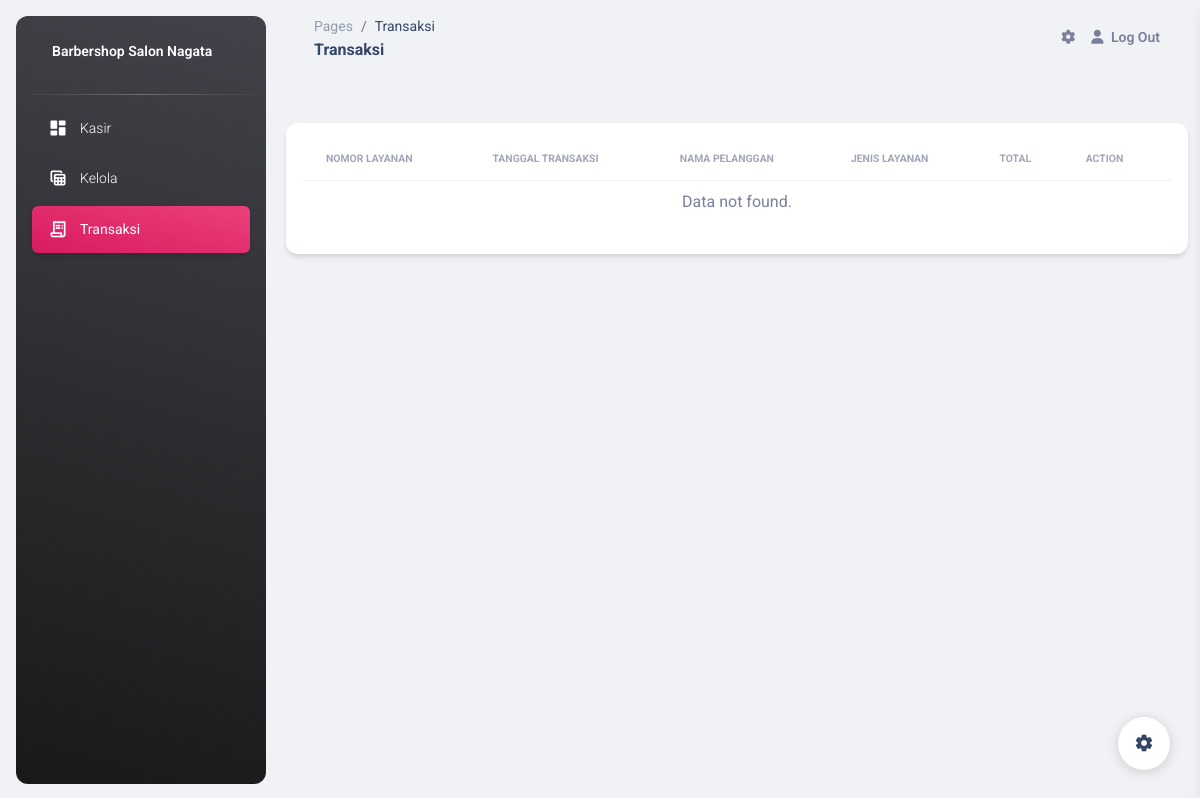
Page /pages/transaksi.php (signed in) on the earlier database version.
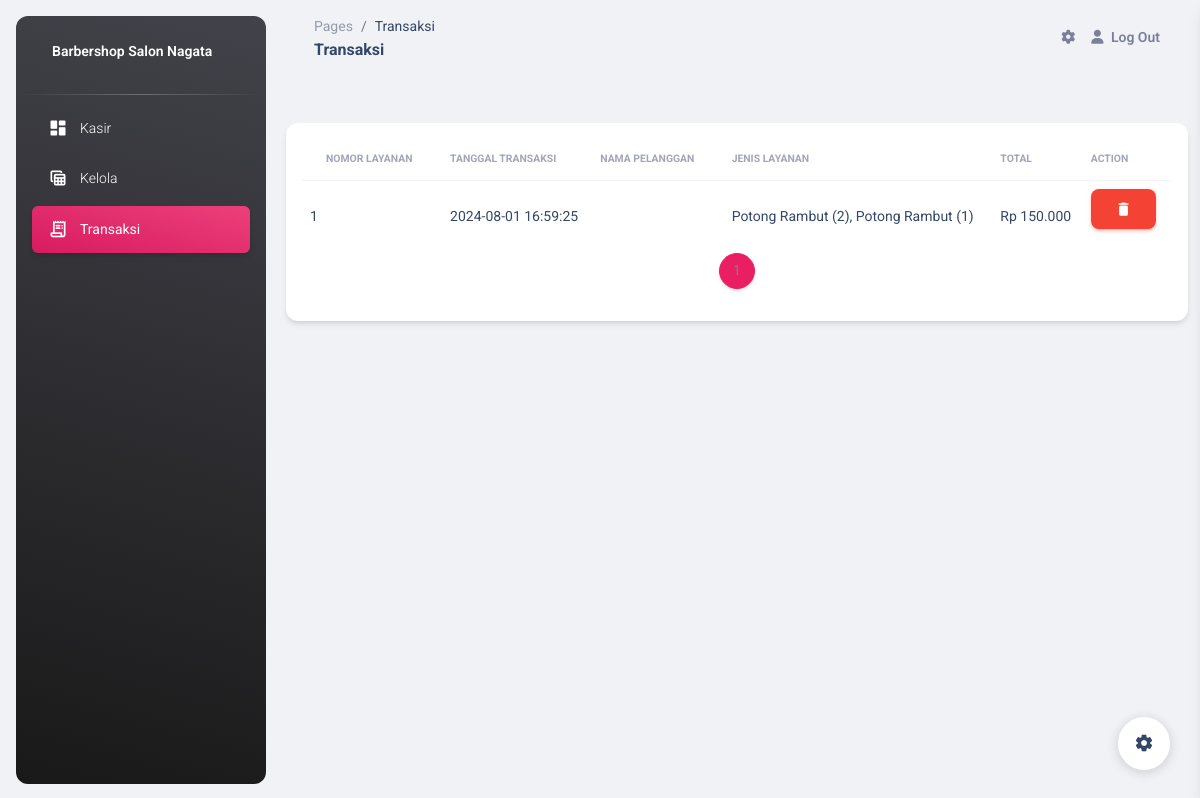
Same page on the later database version.
### tables this page shows
CREATE TABLE `transaksi` (
  `id_transaksi` int(11) NOT NULL,
  `nama_pelanggan` varchar(25) NOT NULL,
  `tanggal_transaksi` varchar(25) NOT NULL,
  `total` int(11) NOT NULL
);

### pages/transaksi.php (the view, shortened to what this page needs)
<?php
if (isset($_SESSION['id']) && isset($_SESSION['user_name'])) {
  include('connection/db_conn.php');
  $sql = "SELECT COUNT(DISTINCT id_transaksi) AS total_pelanggan FROM transaksi";
  $result = $conn->query($sql);
} else {
  header("Location: index.php");
  exit();
}
?>
<!DOCTYPE html>
<html lang="en">
<head>
  <link href="../resources/css/nucleo-icons.css" rel="stylesheet" />
  <link href="../resources/css/nucleo-svg.css" rel="stylesheet" />
  <link id="pagestyle" href="../resources/css/material-dashboard.css?v=3.1.0" rel="stylesheet" />
</head>
<body class="g-sidenav-show  bg-gray-200">
  <aside class="sidenav navbar navbar-vertical navbar-expand-xs border-0 border-radius-xl my-3 fixed-start ms-3   bg-gradient-dark" id="sidenav-main">
    <div class="sidenav-header">
      <a class="navbar-brand m-0" href=" https://demos.creative-tim.com/material-dashboard/pages/dashboard " target="_blank">
        <span class="ms-1 font-weight-bold text-white te-center">Barbershop Salon Nagata</span>
      </a>
    </div>
    <hr class="horizontal light mt-0 mb-2">
    <div class="collapse navbar-collapse  w-auto " id="sidenav-collapse-main">
      <ul class="navbar-nav">
        <li class="nav-item">
          <a class="nav-link text-white " href="../pages/kasir.php">
            <div class="text-white text-center me-2 d-flex align-items-center justify-content-center">
              <i class="material-icons opacity-10">dashboard</i>
            </div>
            <span class="nav-link-text ms-1">Kasir</span>
          </a>
        </li>
        <li class="nav-item">
          <a class="nav-link text-white" href="../pages/kelola.php">
            <div class="text-white text-center me-2 d-flex align-items-center justify-content-center">
              <i class="material-icons opacity-10">table_view</i>
            </div>
            <span class="nav-link-text ms-1">Kelola</span>
          </a>
        </li>
        <li class="nav-item">
          <a class="nav-link text-white active bg-gradient-primary" href="#">
            <div class="text-white text-center me-2 d-flex align-items-center justify-content-center">
              <i class="material-icons opacity-10">receipt_long</i>
            </div>
            <span class="nav-link-text ms-1">Transaksi</span>
          </a>
        </li>
      </ul>
    </div>
  </aside>
  <main class="main-content position-relative max-height-vh-100 h-100 border-radius-lg ">
    <nav class="navbar navbar-main navbar-expand-lg px-0 mx-4 shadow-none border-radius-xl" id="navbarBlur" data-scroll="true">
      <div class="container-fluid py-1 px-3">
        <nav aria-label="breadcrumb">
          <ol class="breadcrumb bg-transparent mb-0 pb-0 pt-1 px-0 me-sm-6 me-5">
            <li class="breadcrumb-item text-sm"><a class="opacity-5 text-dark" href="javascript:;">Pages</a></li>
            <li class="breadcrumb-item text-sm text-dark active" aria-current="page">Transaksi</li>
          </ol>
          <h6 class="font-weight-bolder mb-0">Transaksi</h6>
        </nav>
        <div class="collapse navbar-collapse mt-sm-0 mt-2 me-md-0 me-sm-4" id="navbar">
          <ul class="navbar-nav  justify-content-end">
            <li class="nav-item px-3 d-flex align-items-center">
              <a href="javascript:;" class="nav-link text-body p-0">
                <i class="fa fa-cog fixed-plugin-button-nav cursor-pointer"></i>
              </a>
            </li>
            <li class="nav-item d-flex align-items-center">
              <a href="backend/logout.php" class="nav-link text-body font-weight-bold px-0">
                <i class="fa fa-user me-sm-1"></i>
                <span class="d-sm-inline d-none">Log Out</span>
              </a>
            </li>
          </ul>
        </div>
      </div>
    </nav>
    <div class="container-fluid py-4">
    <div class="row ">
    <div class="mt-4" >
          <div class="card p-3" >
            <div class="table-responsive">
              <table class="table align-items-center mb-0">
              <thead>
        <tr>
          <th class="text-uppercase text-secondary text-xxs font-weight-bolder opacity-7">Nomor Layanan</th>
          <th class="text-uppercase text-secondary text-xxs font-weight-bolder opacity-7 ps-2">Tanggal Transaksi</th>
          <th class="text-uppercase text-secondary text-xxs font-weight-bolder opacity-7 ps-2">Nama  Pelanggan</th>
          <th class="text-uppercase text-secondary text-xxs font-weight-bolder opacity-7 ps-2">Jenis Layanan</th>
          <th class="text-uppercase text-secondary text-xxs font-weight-bolder opacity-7 ps-2">Total</th>
          <th class="text-uppercase text-secondary text-xxs font-weight-bolder opacity-7 ps-2">Action</th>
        </tr>
      </thead>
      <tbody>
    <?php
    include('connection/db_conn.php');
    $no = 1;
    $limit = 10;
    $page = isset($_GET['page']) ? $_GET['page']  : 1;
    $start = ($page - 1) * $limit;
    $query = "SELECT transaksi.id_transaksi, transaksi.tanggal_transaksi, transaksi.nama_pelanggan, transaksi.total,
                     GROUP_CONCAT(CONCAT(detail_transaksi.nama_layanan, ' (', detail_transaksi.jumlah, ')') SEPARATOR ', ') as layanan
              FROM transaksi
              LEFT JOIN detail_transaksi ON transaksi.id_transaksi = detail_transaksi.transaksi_id
              GROUP BY transaksi.id_transaksi
              LIMIT $start, $limit";
    $result = $conn->query($query);
    if ($result->num_rows > 0) {
        while ($row = $result->fetch_assoc()) {
            echo ("
            <tr>
                <td>
                    <div class=''>
                        <h6 class='text-sm font-weight-normal mb-0'>{$no}</h6>
                    </div>
                </td>
                <td>
                    <div class=''>
                        <h6 class='text-sm font-weight-normal mb-0'>{$row['tanggal_transaksi']}</h6>
                    </div>
                </td>
                <td>
                    <div class=''>
                        <h6 class='text-sm font-weight-normal mb-0'>{$row['nama_pelanggan']}</h6>
                    </div>
                </td>
                <td>
                    <div class=''>
                        <h6 class='text-sm font-weight-normal mb-0'>{$row['layanan']}</h6>
                    </div>
                </td>
                <td>
                    <div class=''>
                        <h6 class='text-sm font-weight-normal mb-0'>Rp " . number_format($row['total'], 0, ',', '.') . "</h6>
                    </div>
                </td>
                <td class='text-sm'>
                    <div class='col d-flex'>
                        <form action='backend/proses_delete_transaksi.php' class='me-1' method='get'>
                            <input type='hidden' name='id_transaksi' value='{$row['id_transaksi']}'>
                            <button class='btn btn-danger' type='submit'><i class='material-icons'>delete</i></button>
                        </form>
                    </div>
                </td>
            </tr>
            ");
            $no++;
        }
    } else {
        echo "<tr><td class='text-center' colspan='6'>Data not found.</td></tr>";
    }
    ?>
</tbody>
              </table>
            </div>
            <div class="justify-content-center m-0 w-full p-0">
            <?php
                      include "connection/db_conn.php";
                      $queryTotal = "SELECT COUNT(id_transaksi) as total FROM transaksi";
                      $resultTotal = $conn->query($queryTotal);
                      $dataTotal = $resultTotal->fetch_assoc();
                      $totalPages = ceil($dataTotal['total'] / $limit);
                      $current_page = isset($_GET['page']) ? $_GET['page'] : 1;
                      echo '<ul class="pagination justify-content-center">';
                      for ($i = 1; $i <= $totalPages; $i++) {
                        echo '<li class="page-item ' . ($current_page == $i ? 'active ' : '') . '"><a class="page-link " href="?page=' . $i . '">' . $i . '</a></li>';
                      }
                      echo '</ul>';
                      ?>
               </div>
          </div>
        </div>
    </div>
  </main>
  <div class="fixed-plugin">
    <a class="fixed-plugin-button text-dark position-fixed px-3 py-2">
      <i class="material-icons py-2">settings</i>
    </a>
  </div>
</body>
</html>

Differences in the rows shown:
added transaksi: tanggal_transaksi "2024-08-01 16:59:25", layanan "Potong Rambut (2), Potong Rambut (1)", total "150.000"
Other differences:
new list line: "1"
text no longer shown: "Data not found."
